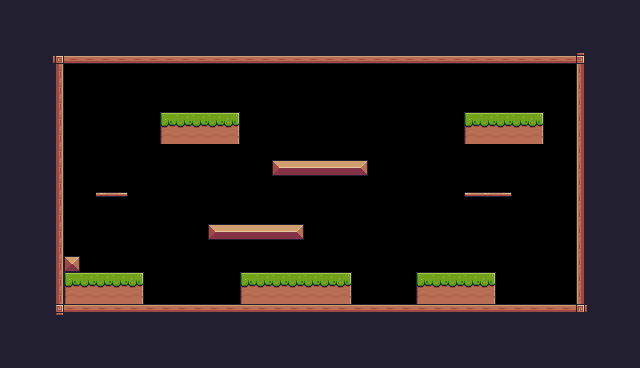

Tiled map render using the project's own tile images. Description and the whole map definition, tile-layer contents included, below:
An orthogonal 40x23 tile map with 16x16 px tiles, 1 tile layer (Background) and 29 objects (8x Platform, 6x Fruit, 2x Fire, 2x FallingPlatform, Player, ...).

<map version="1.10" tiledversion="1.10.1" orientation="orthogonal" renderorder="right-down" width="40" height="23" tilewidth="16" tileheight="16" infinite="0" nextlayerid="4" nextobjectid="18">
 <tileset firstgid="1" source="Pixel Adventure.tsx" />
 <layer id="1" name="Background" width="40" height="23">
  <properties>
   <property name="BackgroundColor" value="Gray" />
  </properties>
  <data encoding="csv">
24,24,24,24,24,24,24,24,24,24,24,24,24,24,24,24,24,24,24,24,24,24,24,24,24,24,24,24,24,24,24,24,24,24,24,24,24,24,24,24,
24,24,24,24,24,24,24,24,24,24,24,24,24,24,24,24,24,24,24,24,24,24,24,24,24,24,24,24,24,24,24,24,24,24,24,24,24,24,24,24,
24,24,24,24,24,24,24,24,24,24,24,24,24,24,24,24,24,24,24,24,24,24,24,24,24,24,24,24,24,24,24,24,24,24,24,24,24,24,24,24,
24,24,24,92,134,134,134,134,134,134,134,134,134,134,134,134,134,134,134,134,134,134,134,134,134,134,134,134,134,134,134,134,134,134,134,134,93,24,24,24,
24,24,24,113,0,0,0,0,0,0,0,0,0,0,0,0,0,0,0,0,0,0,0,0,0,0,0,0,0,0,0,0,0,0,0,0,111,24,24,24,
24,24,24,113,0,0,0,0,0,0,0,0,0,0,0,0,0,0,0,0,0,0,0,0,0,0,0,0,0,0,0,0,0,0,0,0,111,24,24,24,
24,24,24,113,0,0,0,0,0,0,0,0,0,0,0,0,0,0,0,0,0,0,0,0,0,0,0,0,0,0,0,0,0,0,0,0,111,24,24,24,
24,24,24,113,0,0,0,0,0,0,7,8,8,8,9,0,0,0,0,0,0,0,0,0,0,0,0,0,0,7,8,8,8,9,0,0,111,24,24,24,
24,24,24,113,0,0,0,0,0,0,29,30,30,30,31,0,0,0,0,0,0,0,0,0,0,0,0,0,0,29,30,30,30,31,0,0,111,24,24,24,
24,24,24,113,0,0,0,0,0,0,0,0,0,0,0,0,0,0,0,0,0,0,0,0,0,0,0,0,0,0,0,0,0,0,0,0,111,24,24,24,
24,24,24,113,0,0,0,0,0,0,0,0,0,0,0,0,0,13,14,14,14,14,15,0,0,0,0,0,0,0,0,0,0,0,0,0,111,24,24,24,
24,24,24,113,0,0,0,0,0,0,0,0,0,0,0,0,0,0,0,0,0,0,0,0,0,0,0,0,0,0,0,0,0,0,0,0,111,24,24,24,
24,24,24,113,0,0,41,42,0,0,0,0,0,0,0,0,0,0,0,0,0,0,0,0,0,0,0,0,0,40,41,42,0,0,0,0,111,24,24,24,
24,24,24,113,0,0,0,0,0,0,0,0,0,0,0,0,0,0,0,0,0,0,0,0,0,0,0,0,0,0,0,0,0,0,0,0,111,24,24,24,
24,24,24,113,0,0,0,0,0,0,0,0,0,13,14,14,14,14,15,0,0,0,0,0,0,0,0,0,0,0,0,0,0,0,0,0,111,24,24,24,
24,24,24,113,0,0,0,0,0,0,0,0,0,0,0,0,0,0,0,0,0,0,0,0,0,0,0,0,0,0,0,0,0,0,0,0,111,24,24,24,
24,24,24,113,35,0,0,0,0,0,0,0,0,0,0,0,0,0,0,0,0,0,0,0,0,0,0,0,0,0,0,0,0,0,0,0,111,24,24,24,
24,24,24,113,7,8,8,8,9,0,0,0,0,0,0,7,8,8,8,8,8,9,0,0,0,0,7,8,8,8,9,0,0,0,0,0,111,24,24,24,
24,24,24,113,29,30,30,30,31,0,0,0,0,0,0,29,30,30,30,30,30,31,0,0,0,0,29,30,30,30,31,0,0,0,0,0,111,24,24,24,
24,24,24,114,90,90,90,90,90,90,90,90,90,90,90,90,90,90,90,90,90,90,90,90,90,90,90,90,90,90,90,90,90,90,90,90,115,24,24,24,
24,24,24,24,24,24,24,24,24,24,24,24,24,24,24,24,24,24,24,24,24,24,24,24,24,24,24,24,24,24,24,24,24,24,24,24,24,24,24,24,
24,24,24,24,24,24,24,24,24,24,24,24,24,24,24,24,24,24,24,24,24,24,24,24,24,24,24,24,24,24,24,24,24,24,24,24,24,24,24,24,
24,24,24,24,24,24,24,24,24,24,24,24,24,24,24,24,24,24,24,24,24,24,24,24,24,24,24,24,24,24,24,24,24,24,24,24,24,24,24,24
</data>
 </layer>
 <objectgroup id="2" name="Spawnpoints">
  <object id="1" name="Player" type="Player" x="80" y="256" width="32" height="32" />
  <object id="2" name="Apple" type="Fruit" x="112" y="224" width="32" height="32" />
  <object id="3" name="Strawberry" type="Fruit" x="304" y="112" width="32" height="32" />
  <object id="4" name="Kiwi" type="Fruit" x="192" y="192" width="32" height="32" />
  <object id="5" name="Pineapple" type="Fruit" x="384" y="224" width="32" height="32" />
  <object id="6" name="Melon" type="Fruit" x="424" y="88" width="32" height="32" />
  <object id="7" name="Bananas" type="Fruit" x="496" y="56" width="32" height="32" />
  <object id="8" name="Chicken" type="Chicken" x="176" y="272" width="32" height="32">
   <properties>
    <property name="offPos" type="float" value="2" />
    <property name="offNeg" type="float" value="2" />
    </properties>
  </object>
  <object id="9" name="Mushroom" type="Mushroom" x="256" y="256" width="32" height="32">
   <properties>
    <property name="offPos" type="float" value="2" />
    <property name="offNeg" type="float" value="2" />
    </properties>
  </object>
  <object id="10" type="BlueBird" x="280" y="168" width="32" height="32">
   <properties>
    <property name="offPos" type="float" value="4" />
    <property name="offNeg" type="float" value="4" />
    </properties>
  </object>
  <object id="11" type="Saw" x="320" y="272" width="32" height="32">
   <properties>
    <property name="offNeg" type="float" value="2" />
    <property name="offPos" type="float" value="2" />
    <property name="isVertical" type="bool" value="false" />
    </properties>
  </object>
  <object id="12" type="Fire" x="240" y="272" width="16" height="32" />
  <object id="13" type="Fire" x="432" y="272" width="16" height="32" />
  <object id="14" type="FallingPlatform" x="288" y="192" width="32" height="10" />
  <object id="15" type="FallingPlatform" x="360" y="160" width="32" height="10" />
  <object id="16" type="Checkpoint" x="480" y="192" width="64" height="64" />
 </objectgroup>
 <objectgroup id="3" name="Collisions">
  <object id="25" x="48" y="48" width="16" height="272" />
  <object id="26" x="64" y="48" width="528" height="16" />
  <object id="27" x="576" y="64" width="16" height="256" />
  <object id="28" x="64" y="304" width="512" height="16" />
  <object id="29" x="64" y="272" width="96" height="32" />
  <object id="30" type="Platform" x="160" y="128" width="80" height="16" />
  <object id="31" type="Platform" x="272" y="160" width="96" height="16" />
  <object id="32" type="Platform" x="240" y="288" width="80" height="16" />
  <object id="33" type="Platform" x="416" y="288" width="80" height="16" />
  <object id="34" type="Platform" x="208" y="224" width="80" height="16" />
  <object id="35" type="Platform" x="464" y="128" width="80" height="16" />
  <object id="36" type="Platform" x="96" y="192" width="32" height="16" />
  <object id="37" type="Platform" x="464" y="192" width="48" height="16" />
 </objectgroup>
</map>
